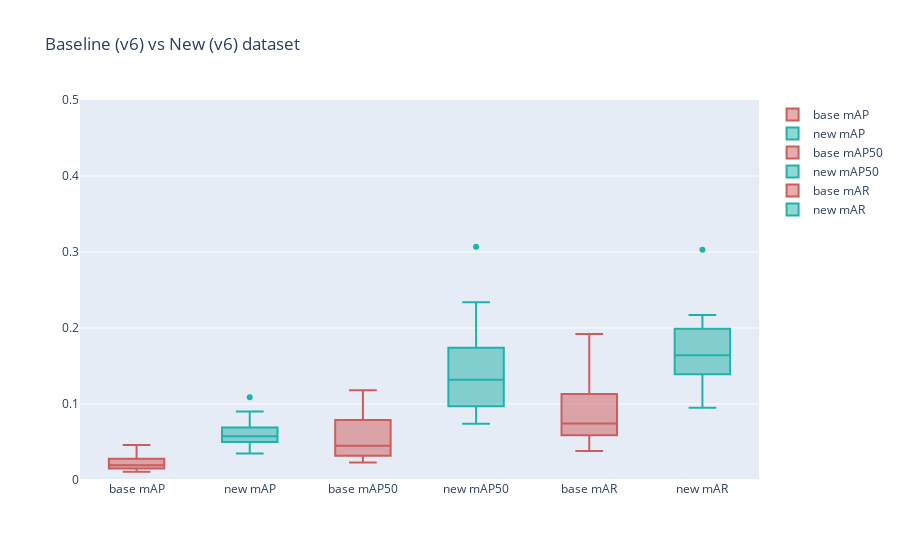

Write notebook code for a chart like this one.
### Code cell
fig = performance_plot(f"Baseline ({base_dataset_name}) vs New ({new_dataset_name}) dataset", mean_ap_base, mean_ap_50_base, mean_ar_base, mean_ap_new, mean_ap_50_new, mean_ar_new)
fig.show()

### Figure 1 — Plotly figure (JSON) as saved in the notebook; plotly's stock layout.template omitted (floating-point values rounded to 4 significant figures)
{"data": [{"marker": {"color": "indianred"}, "name": "base mAP", "type": "box", "y": [0.025, 0.016, 0.011, 0.015, 0.02, 0.032, 0.046, 0.019, 0.013, 0.028]}, {"marker": {"color": "lightseagreen"}, "name": "new mAP", "type": "box", "y": [0.035, 0.037, 0.055, 0.06, 0.069, 0.109, 0.055, 0.069, 0.05, 0.09]}, {"marker": {"color": "indianred"}, "name": "base mAP50", "type": "box", "y": [0.052, 0.033, 0.023, 0.031, 0.046, 0.079, 0.118, 0.044, 0.032, 0.082]}, {"marker": {"color": "lightseagreen"}, "name": "new mAP50", "type": "box", "y": [0.074, 0.079, 0.126, 0.138, 0.174, 0.307, 0.117, 0.162, 0.097, 0.234]}, {"marker": {"color": "indianred"}, "name": "base mAR", "type": "box", "y": [0.077, 0.07, 0.038, 0.048, 0.086, 0.114, 0.192, 0.072, 0.059, 0.113]}, {"marker": {"color": "lightseagreen"}, "name": "new mAR", "type": "box", "y": [0.113, 0.095, 0.139, 0.167, 0.164, 0.303, 0.14, 0.199, 0.164, 0.217]}], "layout": {"title": {"text": "Baseline (v6) vs New (v6) dataset"}, "yaxis": {"range": [0, 0.5]}}}
